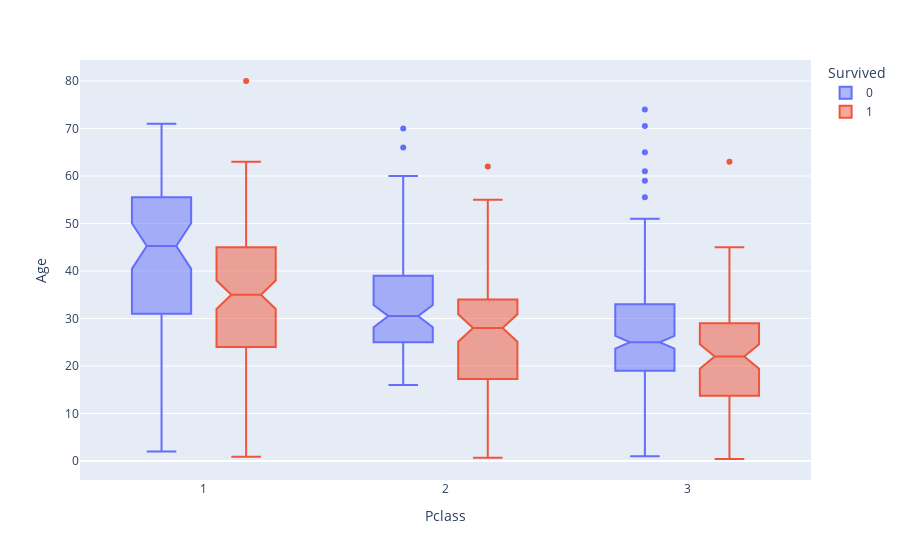

Notebook source saved alongside this figure:
### Code cell
fig = px.box(df, x='Pclass', y="Age", notched=True, color="Survived")
fig.show()

### Figure 1 — Plotly figure (JSON) as saved in the notebook; plotly's stock layout.template omitted (floating-point values rounded to 4 significant figures; data arrays with more than 128 entries replaced by an {"elided": "..."} marker saying what was removed)
{"data": [{"alignmentgroup": "True", "hovertemplate": "Survived=0<br>Pclass=%{x}<br>Age=%{y}<extra></extra>", "legendgroup": "0", "marker": {"color": "#636efa"}, "name": "0", "notched": true, "offsetgroup": "0", "orientation": "v", "showlegend": true, "type": "box", "x": {"elided": "549 int values"}, "x0": " ", "xaxis": "x", "y": {"elided": "549 float values"}, "y0": " ", "yaxis": "y"}, {"alignmentgroup": "True", "hovertemplate": "Survived=1<br>Pclass=%{x}<br>Age=%{y}<extra></extra>", "legendgroup": "1", "marker": {"color": "#EF553B"}, "name": "1", "notched": true, "offsetgroup": "1", "orientation": "v", "showlegend": true, "type": "box", "x": {"elided": "342 int values"}, "x0": " ", "xaxis": "x", "y": {"elided": "342 float values"}, "y0": " ", "yaxis": "y"}], "layout": {"boxmode": "group", "legend": {"title": {"text": "Survived"}, "tracegroupgap": 0}, "margin": {"t": 60}, "xaxis": {"anchor": "y", "domain": [0, 1], "title": {"text": "Pclass"}}, "yaxis": {"anchor": "x", "domain": [0, 1], "title": {"text": "Age"}}}}
